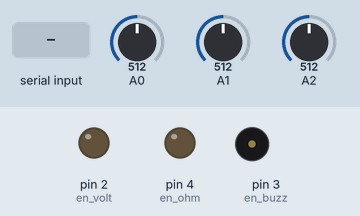
Simulated run of this sketch. Board: Arduino Uno, built with avr-gcc and run on an emulated ATmega328P. Parts: output pins drawn as LEDs (lit = HIGH), buzzer (waves = sounding, pin HIGH). The inputs (shaded band) are chosen by the test bench; at power-on: A0 = 512, A1 = 512, A2 = 512. What the sketch prints to the serial monitor is not drawn.

Above: at 1.2 s.
1.3 s: "V" received over Serial
At 1.8 s:
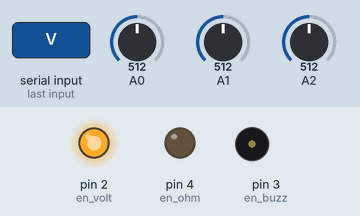
3.0 s: "R" received over Serial
At 5.1 s:
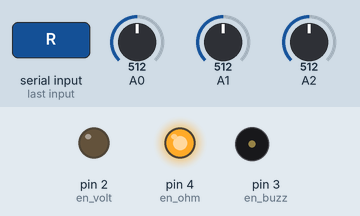
5.4 s: "Z" received over Serial
At 6.6 s:
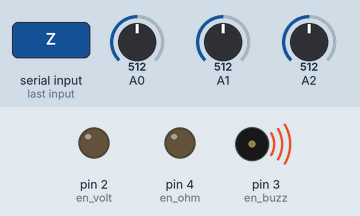
Timing chart, 0 to 8.4 s (numbered marks = the images above; inputs shaded):
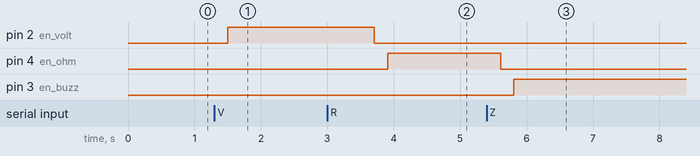

The sketch:

Final_All_Units.ino
```cpp
const int en_buzz = 3;
const int en_ohm = 4;
const int en_volt = 2;
int dig1=0;
int dig2=0;
int dig3=0;
int dig4=0;
int dot1=0;
int dot2=0;
int dot3=0;
int mode = 0;
float vin[20];

void setup() {
  // put your setup code here, to run once:
Serial.begin(9600);
pinMode(en_buzz,OUTPUT);
digitalWrite(en_buzz, LOW);
pinMode(en_ohm, OUTPUT);
digitalWrite(en_ohm,LOW);
pinMode(en_volt,OUTPUT);
digitalWrite(en_volt,LOW);
}

void loop() {
  // put your main code here, to run repeatedly:

if(Serial.available() > 0)
{
  char inByte = Serial.read();

  if (inByte=='V')
  {
    dig1=0;
    dig2=0;
    dig3=0;
    dig4=0;
    mode = 1;
    digitalWrite(en_buzz,LOW);
    digitalWrite(en_ohm,LOW);
    delay(200);
    digitalWrite(en_volt,HIGH);
    Serial.write('K');
    delay(200);
  }
  else if (inByte=='R')
  {
    dig1=0;
    dig2=0;
    dig3=0;
    dig4=0;
    mode=3;
    digitalWrite(en_buzz,LOW);
    digitalWrite(en_volt,LOW);
    delay(200);
    digitalWrite(en_ohm,HIGH);
    Serial.write('K');
    delay(200);


  }
  else if (inByte=='Z')
  {
    mode = 4;
    digitalWrite(en_ohm,LOW);
    digitalWrite(en_volt,LOW);
    delay(200);
    digitalWrite(en_buzz,HIGH);
    Serial.write('K');
    delay(200);

  }
  else
  {
    mode = 0;
    Serial.write('E');
  }

}

if (mode!=0) // not a stop state
{

if (mode == 1) // Voltage mode
{


for (int i=0; i<20; i++)
{
  vin[i] = analogRead(A0) * (5.0 / 1023.0);
  delay(50);
}
float x2 = (vin[0]+vin[1]+vin[2]+vin[3]+vin[4]+vin[5]+vin[6]+vin[7]+vin[8]+vin[9]+vin[10]+vin[11]+vin[12]+vin[13]+vin[14]+vin[15]+vin[16]+vin[17]+vin[18]+vin[19])/20;
float x = 1.0035*x2 + 0.0032;

int y=0;
y = (int) x;
x = x - (float)y;
x= 10 * x;
dig1 = y;
y = (int) x;
x = x - (float)y;
x= 10 * x;
dig2 = y;
y = (int) x;
x = x - (float)y;
x= 10 * x;
dig3 = y;
dig4 = (int) x;


Serial.print('a');
   Serial.print(dig1);
Serial.print('b');
Serial.print(dig2);
Serial.print('c');
Serial.print(dig3);
Serial.print('d');
Serial.print(dig4);
//Serial.println();

}
else if (mode==3)
{

  int y=0;
  float x = analogRead(A2) * (5.0 / 1023.0);

  if(x>2.5)
  {
    dig1=8;
    dig2=8;
    dig3=8;
    dig4=8;
    dot1=1;
    dot2=1;
    dot3=1;

  }
  else
  {

y = (int) x;
x = x - (float)y;
x= 10 * x;
dig1 = y;
y = (int) x;
x = x - (float)y;
x= 10 * x;
dig2 = y;
y = (int) x;
x = x - (float)y;
x= 10 * x;
dig3 = y;
dig4 = (int) x;

  dot1=0;
  dot2=0;
  dot3=1;
  }

Serial.print('a');
Serial.print(dig1);
Serial.print('e');
Serial.print(dot1);
Serial.print('b');
Serial.print(dig2);
Serial.print('f');
Serial.print(dot2);
Serial.print('c');
Serial.print(dig3);
Serial.print('g');
Serial.print(dot3);
Serial.print('d');
Serial.print(dig4);

  delay(500);
}
else if (mode==4)
{

  if (analogRead(A1) > 400)
  {
    Serial.print('z');
  }
  delay(20);
}

}


}
```

Measured:
- after the input at 1.3 s, pin 2 (en_volt): LOW → HIGH after 0.20 s
- after the input at 3.0 s, pin 2 (en_volt): HIGH → LOW after 0.71 s; pin 4 (en_ohm): LOW → HIGH after 0.91 s
- after the input at 5.4 s, pin 4 (en_ohm): HIGH → LOW after 0.21 s; pin 3 (en_buzz): LOW → HIGH after 0.41 s
